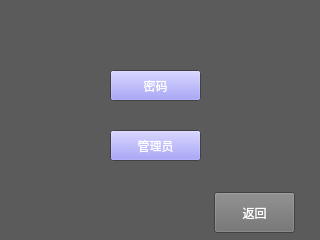
<?xml version="1.0" encoding="UTF-8"?>
<ui version="4.0">
 <class>Security</class>
 <widget class="QWidget" name="Security">
  <property name="geometry">
   <rect>
    <x>0</x>
    <y>0</y>
    <width>320</width>
    <height>240</height>
   </rect>
  </property>
  <property name="palette">
   <palette>
    <active>
     <colorrole role="Base">
      <brush brushstyle="SolidPattern">
       <color alpha="255">
        <red>255</red>
        <green>255</green>
        <blue>255</blue>
       </color>
      </brush>
     </colorrole>
     <colorrole role="Window">
      <brush brushstyle="SolidPattern">
       <color alpha="255">
        <red>91</red>
        <green>91</green>
        <blue>91</blue>
       </color>
      </brush>
     </colorrole>
    </active>
    <inactive>
     <colorrole role="Base">
      <brush brushstyle="SolidPattern">
       <color alpha="255">
        <red>255</red>
        <green>255</green>
        <blue>255</blue>
       </color>
      </brush>
     </colorrole>
     <colorrole role="Window">
      <brush brushstyle="SolidPattern">
       <color alpha="255">
        <red>91</red>
        <green>91</green>
        <blue>91</blue>
       </color>
      </brush>
     </colorrole>
    </inactive>
    <disabled>
     <colorrole role="Base">
      <brush brushstyle="SolidPattern">
       <color alpha="255">
        <red>91</red>
        <green>91</green>
        <blue>91</blue>
       </color>
      </brush>
     </colorrole>
     <colorrole role="Window">
      <brush brushstyle="SolidPattern">
       <color alpha="255">
        <red>91</red>
        <green>91</green>
        <blue>91</blue>
       </color>
      </brush>
     </colorrole>
    </disabled>
   </palette>
  </property>
  <property name="windowTitle">
   <string>Form</string>
  </property>
  <widget class="QPushButton" name="secritypwd">
   <property name="geometry">
    <rect>
     <x>110</x>
     <y>70</y>
     <width>91</width>
     <height>31</height>
    </rect>
   </property>
   <property name="palette">
    <palette>
     <active>
      <colorrole role="Button">
       <brush brushstyle="SolidPattern">
        <color alpha="255">
         <red>141</red>
         <green>137</green>
         <blue>240</blue>
        </color>
       </brush>
      </colorrole>
      <colorrole role="ButtonText">
       <brush brushstyle="SolidPattern">
        <color alpha="255">
         <red>255</red>
         <green>255</green>
         <blue>255</blue>
        </color>
       </brush>
      </colorrole>
     </active>
     <inactive>
      <colorrole role="Button">
       <brush brushstyle="SolidPattern">
        <color alpha="255">
         <red>141</red>
         <green>137</green>
         <blue>240</blue>
        </color>
       </brush>
      </colorrole>
      <colorrole role="ButtonText">
       <brush brushstyle="SolidPattern">
        <color alpha="255">
         <red>255</red>
         <green>255</green>
         <blue>255</blue>
        </color>
       </brush>
      </colorrole>
     </inactive>
     <disabled>
      <colorrole role="Button">
       <brush brushstyle="SolidPattern">
        <color alpha="255">
         <red>141</red>
         <green>137</green>
         <blue>240</blue>
        </color>
       </brush>
      </colorrole>
      <colorrole role="ButtonText">
       <brush brushstyle="SolidPattern">
        <color alpha="255">
         <red>120</red>
         <green>120</green>
         <blue>120</blue>
        </color>
       </brush>
      </colorrole>
     </disabled>
    </palette>
   </property>
   <property name="text">
    <string>密码</string>
   </property>
  </widget>
  <widget class="QPushButton" name="adminbnz">
   <property name="geometry">
    <rect>
     <x>110</x>
     <y>130</y>
     <width>91</width>
     <height>31</height>
    </rect>
   </property>
   <property name="palette">
    <palette>
     <active>
      <colorrole role="Button">
       <brush brushstyle="SolidPattern">
        <color alpha="255">
         <red>141</red>
         <green>137</green>
         <blue>240</blue>
        </color>
       </brush>
      </colorrole>
      <colorrole role="ButtonText">
       <brush brushstyle="SolidPattern">
        <color alpha="255">
         <red>255</red>
         <green>255</green>
         <blue>255</blue>
        </color>
       </brush>
      </colorrole>
     </active>
     <inactive>
      <colorrole role="Button">
       <brush brushstyle="SolidPattern">
        <color alpha="255">
         <red>141</red>
         <green>137</green>
         <blue>240</blue>
        </color>
       </brush>
      </colorrole>
      <colorrole role="ButtonText">
       <brush brushstyle="SolidPattern">
        <color alpha="255">
         <red>255</red>
         <green>255</green>
         <blue>255</blue>
        </color>
       </brush>
      </colorrole>
     </inactive>
     <disabled>
      <colorrole role="Button">
       <brush brushstyle="SolidPattern">
        <color alpha="255">
         <red>141</red>
         <green>137</green>
         <blue>240</blue>
        </color>
       </brush>
      </colorrole>
      <colorrole role="ButtonText">
       <brush brushstyle="SolidPattern">
        <color alpha="255">
         <red>120</red>
         <green>120</green>
         <blue>120</blue>
        </color>
       </brush>
      </colorrole>
     </disabled>
    </palette>
   </property>
   <property name="text">
    <string>管理员</string>
   </property>
  </widget>
  <widget class="QPushButton" name="securityreturnbnz">
   <property name="geometry">
    <rect>
     <x>214</x>
     <y>192</y>
     <width>81</width>
     <height>41</height>
    </rect>
   </property>
   <property name="palette">
    <palette>
     <active>
      <colorrole role="Button">
       <brush brushstyle="SolidPattern">
        <color alpha="255">
         <red>111</red>
         <green>111</green>
         <blue>111</blue>
        </color>
       </brush>
      </colorrole>
      <colorrole role="ButtonText">
       <brush brushstyle="SolidPattern">
        <color alpha="255">
         <red>255</red>
         <green>255</green>
         <blue>255</blue>
        </color>
       </brush>
      </colorrole>
     </active>
     <inactive>
      <colorrole role="Button">
       <brush brushstyle="SolidPattern">
        <color alpha="255">
         <red>111</red>
         <green>111</green>
         <blue>111</blue>
        </color>
       </brush>
      </colorrole>
      <colorrole role="ButtonText">
       <brush brushstyle="SolidPattern">
        <color alpha="255">
         <red>255</red>
         <green>255</green>
         <blue>255</blue>
        </color>
       </brush>
      </colorrole>
     </inactive>
     <disabled>
      <colorrole role="Button">
       <brush brushstyle="SolidPattern">
        <color alpha="255">
         <red>111</red>
         <green>111</green>
         <blue>111</blue>
        </color>
       </brush>
      </colorrole>
      <colorrole role="ButtonText">
       <brush brushstyle="SolidPattern">
        <color alpha="255">
         <red>120</red>
         <green>120</green>
         <blue>120</blue>
        </color>
       </brush>
      </colorrole>
     </disabled>
    </palette>
   </property>
   <property name="text">
    <string>返回</string>
   </property>
  </widget>
 </widget>
 <resources/>
 <connections/>
</ui>
